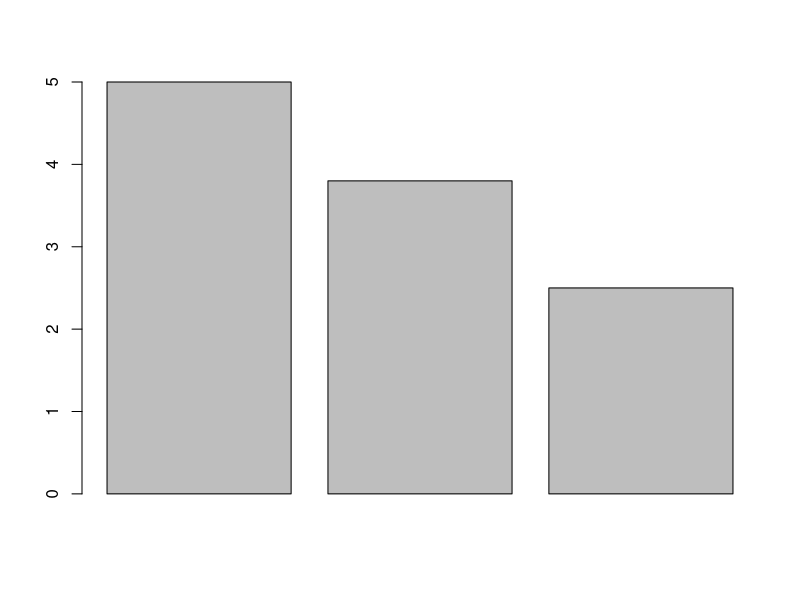
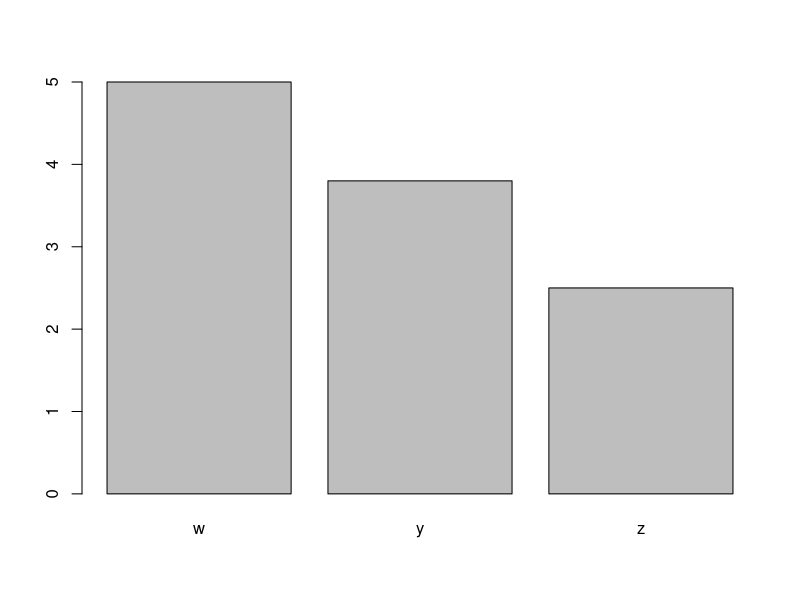
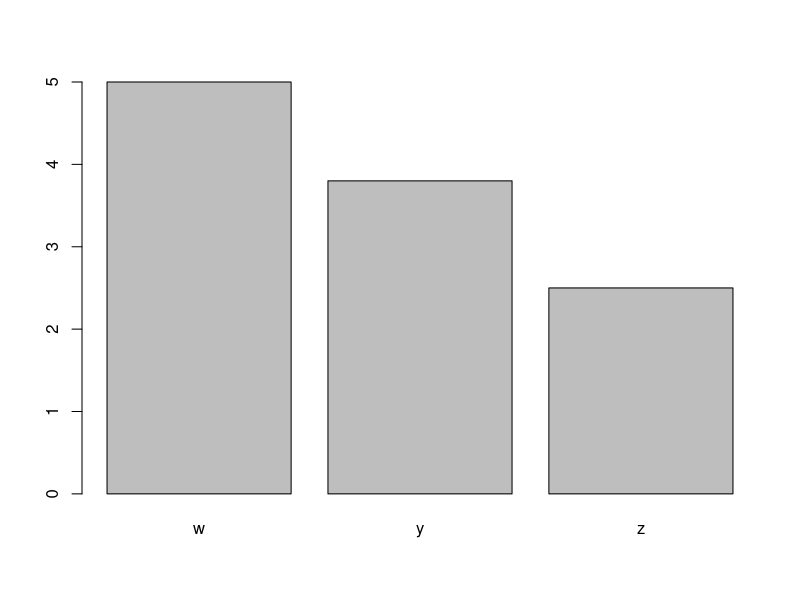
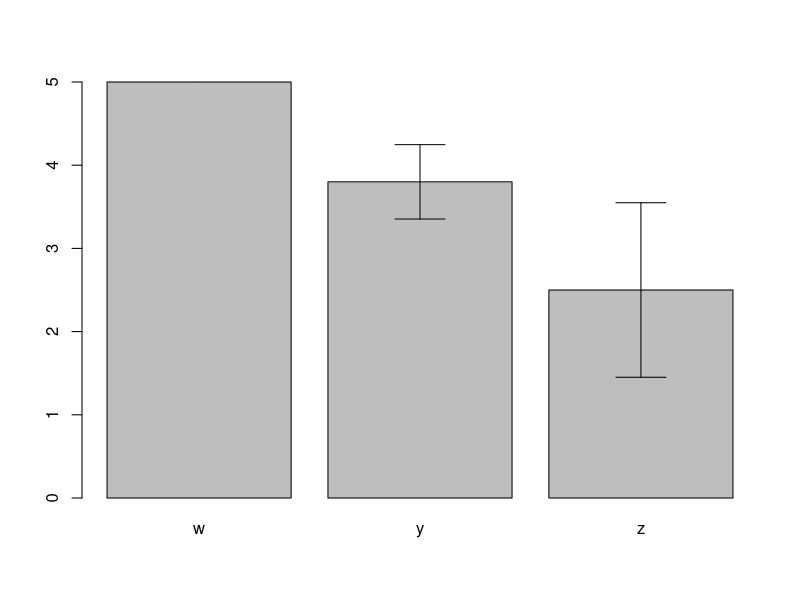
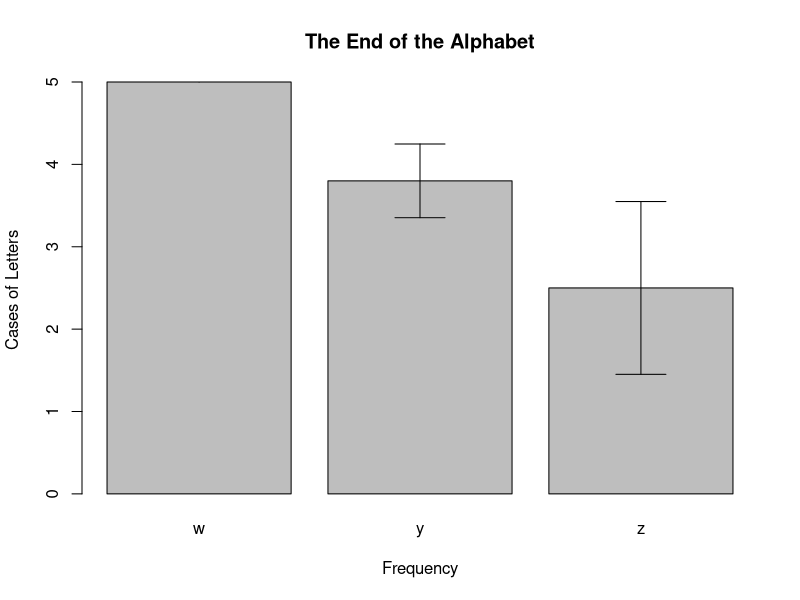
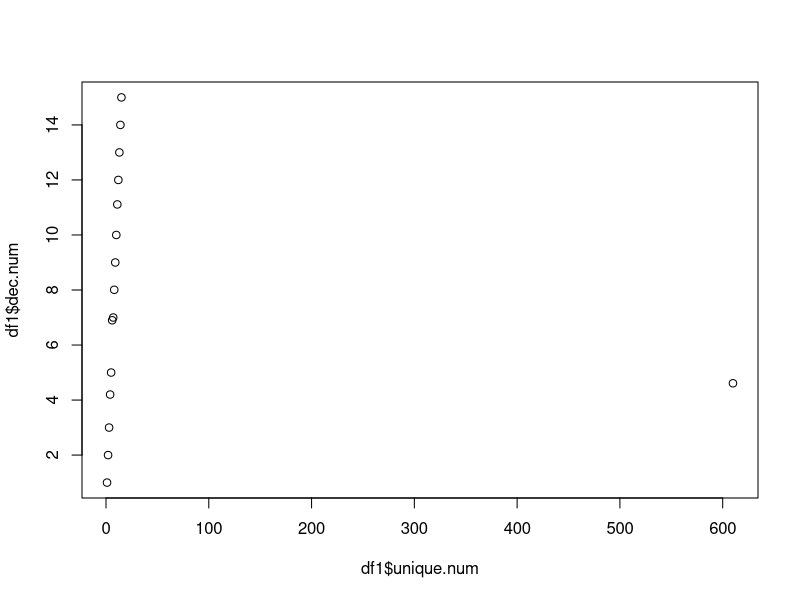
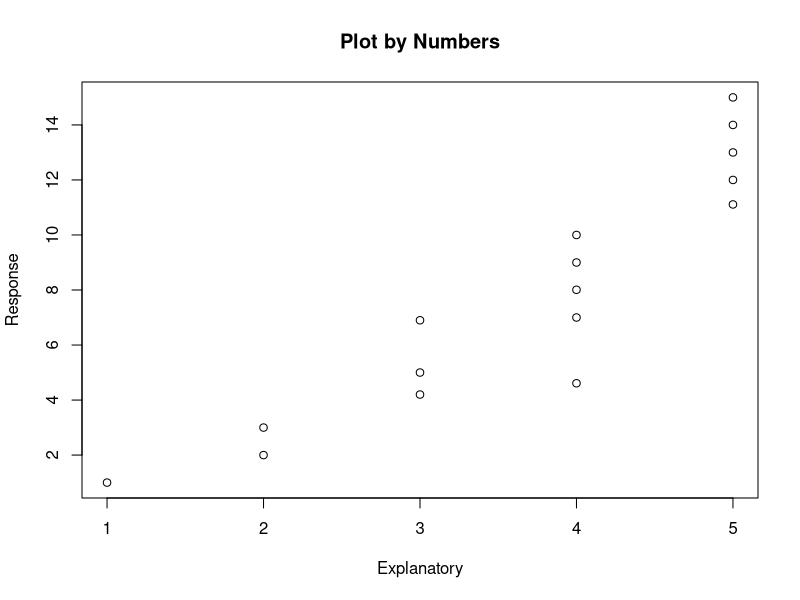

These charts were generated, in order, by the following R code:
# With the data frame you created last week you will:
unique.char <- c('a','b','c','d','e','f','g','h','i','j','k','l','m','n','o')
rep.char <- c('z','z','z','z','z','y','y','y','y','y','w','w','w','w','w')
unique.num <- c(1,2,3,4,5,6,7,8,9,10,11,12,13,14,15)
rep.num <- c(1,2,2,3,3,3,4,4,4,4,5,5,5,5,5)
dec.num <- c(1,2,3,4.20,5,6.9,7,8.008,9,10,11.11,12,13,14,15)

df <- as.data.frame(cbind(unique.char, rep.char,unique.num,rep.num,dec.num))
df$unique.num <- as.numeric(as.character(df$unique.num))
df$rep.num <- as.numeric(as.character(df$rep.num))
df$dec.num <- as.numeric(as.character(df$dec.num))
add.row <- data.frame("p","z",610,4,4.610)
colnames(add.row) <- colnames(df)
df1 <- rbind(df, add.row)
row.names(df1) <- df1$unique.char
df1 <- df1[,-1]
df1
# Create a barplot for one numeric column, grouped by the character vector with 3 unique values
  # Add error bars with mean and standard deviation to the plot
  # Change the x and y labels and add a title
  # Export the plot as a PDF that is 4 inches wide and 7 inches tall.
df.mean <-aggregate(df1$rep.num ~df1$rep.char, FUN = "mean")
df.mean
colnames(df.mean) <- c("Factor","Mean")
df.mean
barplot(df.mean$Mean)
barplot(df.mean$Mean, names.arg = df.mean$Factor)
df.sd <-aggregate(df1$rep.num ~df1$rep.char, FUN = "sd")
colnames(df.sd) <- c("Factor","StanDev")
df.sd
b.plot <- barplot(df.mean$Mean, names.arg = df.mean$Factor)
b.plot <- barplot(df.mean$Mean, names.arg = df.mean$Factor, ylim = c(0,5))
arrows(b.plot, df.mean$Mean-df.sd$StanDev,
       b.plot, df.mean$Mean+df.sd$StanDev,angle=90,code=3)
b.plot <- barplot(df.mean$Mean,names.arg = df.mean$Factor, xlab = "Frequency", ylab = "Cases of Letters", main = "The End of the Alphabet")
arrows(b.plot, df.mean$Mean-df.sd$StanDev,
       b.plot, df.mean$Mean+df.sd$StanDev,angle=90,code=3)

# Create a scatter plot between two of your numeric columns.
  # Change the point shape and color to something NOT used in the example.
  # Change the x and y labels and add a title
  # Export the plot as a JPEG by using the "Export" button in the plotting pane.
plot(df1$dec.num ~ df1$unique.num)
plot(df1$dec.num ~ df1$rep.num, xlab = "Explanatory", ylab = "Response", main = "Plot by Numbers")
# Upload both plots with the script used to create them to GitHub.
  # Follow the same file naming format as last week for the script.
  # Name plots as Lastname_barplot or Lastname_scatterplot. Save them to your "plots" folder.
